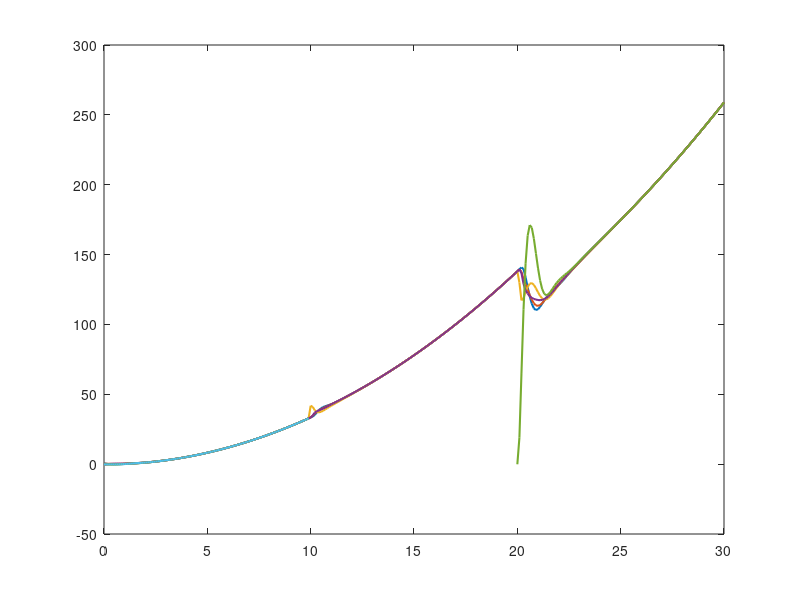

MATLAB code to generate this figure: (Note: this script raises an error after producing the figure.)
clear
clc
close all
%% Laplacian Matrix
L1=[
 1/2   0    0   -1/2	0    0;    
-1/4  3/4 -1/4	-1/4	0    0;    
-1/4   0   3/4	-1/4	0  -1/4;    
  0  -1/3 -1/3	 2/3	0    0;
  0  -1/2   0     0    1/2   0;
  0    0    0     0   -1/2  1/2];
L2=[
 1/2   0    0   -1/2	0    0;  
-1/4  3/4 -1/4	-1/4	0    0;
-1/3   0   2/3	-1/3	0    0;    
  0  -1/3 -1/3	 2/3	0    0;    
  0    0    0     0     0    0;
  0    0    0     0     0    0];
L3=[
 1/2   0    0   -1/2	0    0;    
-1/4  3/4 -1/4	-1/4	0    0;    
-1/4   0   3/4	-1/4  -1/4   0;    
  0  -1/3 -1/3	 2/3	0    0;    
  0  -1/2   0     0    1/2   0;
  0    0    0     0     0    0];
%% Surplus Matrix
S1=[ 
 1/3   0    0    1/4    0    0;    
 1/3  1/3  1/3	 1/4    0    0;    
 1/3   0   1/3	 1/4    0   1/2;    
  0   1/3  1/3	 1/4    0    0;    
  0   1/3   0     0    1/2   0;
  0    0    0     0    1/2  1/2];
S2=[ 
 1/3   0    0    1/4    0    0;    
 1/3  1/2  1/3	 1/4    0    0;    
 1/3   0   1/3	 1/4    0    0;    
  0   1/2  1/3	 1/4    0    0;    
  0    0    0     0     0    0;
  0    0    0     0     0    0];
S3=[ 
 1/3   0    0    1/4    0    0;    
 1/3  1/3  1/3	 1/4    0    0;    
 1/3   0   1/3	 1/4   1/2   0;    
  0   1/3  1/3	 1/4    0    0;    
  0   1/3   0     0    1/2   0;
  0    0    0     0     0    0];
E1=[
1	0	0	0	0   0;
0	1	0	0	0   0;
0	0	1	0	0   0;
0	0	0	1	0   0;
0	0	0	0	1   0;
0	0	0	0	0   1
    ];
E2=[
1	0	0	0	0   0;
0	1	0	0	0   0;
0	0	1	0	0   0;
0	0	0	1	0   0;
0	0	0	0	0   0;
0	0	0	0	0   0
    ];
E3=[
1	0	0	0	0   0;
0	1	0	0	0   0;
0	0	1	0	0   0;
0	0	0	1	0   0;
0	0	0	0	1   0;
0	0	0	0	0   0
    ];
% gains
alpha = 0.5;
beta = 1.0;
gama = 0.1;
psi = 0.01;
varphi = 0.2;
epsilon = 0.15;
 
%% Initial States
x_x(:,:) = 0.1*[5 3 -4 -3 -1 -2]';
x_y(:,:) = 0.1*[2 3 -3  2 -1 -2]';
v_x(:,:) = [0 0 0 0 0 0]';
v_y(:,:) = [0 0 0 0 0 0]';
z_x(:,:) = 0.1*[1 -1 2 -1 1 2]';
z_y(:,:) = 0.1*[2 -1 2 -1 2 1]';
p_x(:,:) = [ 0 0 0 0 0 0]';
p_y(:,:) = [ 0 0 0 0 0 0]';
q_x(:,:) = [ 0 0 0 0 0 0]';
q_y(:,:) = [ 0 0 0 0 0 0]'; 
s_x(:,:) = [ 0 0 0 0 0 0]';
s_y(:,:) = [ 0 0 0 0 0 0]';
%u1(:,:) = [1 2 3 4 0 0 ]';
z1_x=0.1*[0;0;0;0;-1;0];
z1_y=0.1*[0;0;0;0;-1;0];
z2_x=0.1*[0;0;0;0;1;0];
z2_y=0.1*[0;0;0;0;2;0];
%% Time Parameters
tBegin = 0;
tFinal1 = 100;
tFinal2 = 200;
tFinal3 = 300;
dT = 1;
 h = 0.1;
times1 = (tFinal1-tBegin)/dT;
times2 = (tFinal2-tBegin)/dT;
times3 = (tFinal3-tBegin)/dT;
t(1,1) = 0;

%% Iteration Calculate
for k=1:times1
    % record time
    t(:,k+1) = t(:,k) + dT;
    
    % calculate control inputs
    u1_x(:,k) =(gama+1) * [-alpha*L1 -beta*L1] * [x_x(:,k); z_x(:,k)]+ E1* gama * z_x(:,k) + gama * E1 * epsilon*s_x(:,k);
    u1_y(:,k) =(gama+1) * [-alpha*L1 -beta*L1] * [x_y(:,k); z_y(:,k)]+ E1* gama * z_y(:,k) + gama * E1 * epsilon*s_y(:,k);
    % update statues
    x_x(:,k+1)= E1 * x_x(:,k)+E1 * dT*v_x(:,k)+E1 * 1/2*dT*dT*u1_x(:,k)+E1 * psi*p_x(:,k);
    v_x(:,k+1)= E1 * v_x(:,k)+E1 * dT*u1_x(:,k)+E1 * varphi*q_x(:,k);
    z_x(:,k+1)= E1 * z_x(:,k)+E1 * dT*[-alpha*L1 -beta*L1] * [x_x(:,k); z_x(:,k)]+E1 * epsilon*s_x(:,k);
    p_x(:,k+1)= (S1-psi*E1)*p_x(:,k)-E1* 1/2 * (gama+1) * [-alpha*L1 -beta*L1] * [x_x(:,k); z_x(:,k)]+E1*q_x(:,k)+E1*1/2*gama*s_x(:,k);
    q_x(:,k+1)= (S1-varphi*E1)*q_x(:,k)-E1 * (gama+1) * [-alpha*L1 -beta*L1] * [x_x(:,k); z_x(:,k)]+E1*gama*s_x(:,k);
    s_x(:,k+1)= (S1-epsilon*E1)*s_x(:,k)-E1*[-alpha*L1 -beta*L1] * [x_x(:,k); z_x(:,k)];

    x_y(:,k+1)= E1 * x_y(:,k)+E1 * dT*v_y(:,k)+E1 * 1/2*dT*dT*u1_y(:,k)+E1 * psi*p_y(:,k);
    v_y(:,k+1)= E1 * v_y(:,k)+E1 * dT*u1_y(:,k)+E1 * varphi*q_y(:,k);
    z_y(:,k+1)= E1 * z_y(:,k)+E1 * dT*[-alpha*L1 -beta*L1] * [x_y(:,k); z_y(:,k)]+E1 * epsilon*s_y(:,k);
    p_y(:,k+1)= (S1-psi*E1)*p_y(:,k)-E1* 1/2 * (gama+1) * [-alpha*L1 -beta*L1] * [x_y(:,k); z_y(:,k)]+E1*q_y(:,k)+E1*1/2*gama*s_y(:,k);
    q_y(:,k+1)= (S1-varphi*E1)*q_y(:,k)-E1 * (gama+1) * [-alpha*L1 -beta*L1] * [x_y(:,k); z_y(:,k)]+E1*gama*s_y(:,k);
    s_y(:,k+1)= (S1-epsilon*E1)*s_y(:,k)-E1*[-alpha*L1 -beta*L1] * [x_y(:,k); z_y(:,k)];
    
end
t1=0:0.1:(tFinal1)*h;
t1_big=0:0.1:10*h;
t2=0:0.1:tFinal1*h-h;
z3_x=[0;0;0;0;x_x(5:5,end);x_x(6:6,end)];
z3_y=[0;0;0;0;x_y(5:5,end);x_y(6:6,end)];
z4_x=[0;0;0;0;z_x(5:5,end);z_x(6:6,end)];
z4_y=[0;0;0;0;z_y(5:5,end);z_y(6:6,end)];
x_x(:,end)=x_x(:,end)+(L2-L1)*z3_x;
x_y(:,end)=x_y(:,end)+(L2-L1)*z3_y;
z_x(:,end)=z_x(:,end)+(L2-L1)*z4_x;
z_y(:,end)=z_y(:,end)+(L2-L1)*z4_y;
for k=times1+1:times2
    % record time
    t(:,k+1) = t(:,k) + dT;
  
    % calculate control inputs
    u1_x(:,k) =(gama+1) * [-alpha*L2 -beta*L2] * [x_x(:,k); z_x(:,k)]+ E2* gama * z_x(:,k) + gama * E2 * epsilon*s_x(:,k);
    u1_y(:,k) =(gama+1) * [-alpha*L2 -beta*L2] * [x_y(:,k); z_y(:,k)]+ E2* gama * z_y(:,k) + gama * E2 * epsilon*s_y(:,k);
    % update statues
    x_x(:,k+1)= E2*x_x(:,k)+E2*dT*v_x(:,k)+E2*1/2*dT*dT*u1_x(:,k)+E2*psi*p_x(:,k);
    v_x(:,k+1)= E2*v_x(:,k)+E2*dT*u1_x(:,k)+E2*varphi*q_x(:,k);
    z_x(:,k+1)= E2*z_x(:,k)+E2*dT*[-alpha*L2 -beta*L2] * [x_x(:,k); z_x(:,k)]+E2*epsilon*s_x(:,k);
    p_x(:,k+1)= (S2-psi*E2)*p_x(:,k)-E2* 1/2 * (gama+1) * [-alpha*L2 -beta*L2] * [x_x(:,k); z_x(:,k)]+E2*q_x(:,k)+E2*1/2*gama*s_x(:,k);
    q_x(:,k+1)= (S2-varphi*E2)*q_x(:,k)-E2 * (gama+1) * [-alpha*L2 -beta*L2] * [x_x(:,k); z_x(:,k)]+E2*gama*s_x(:,k);
    s_x(:,k+1)= (S2-epsilon*E2)*s_x(:,k)-E2*[-alpha*L2 -beta*L2] * [x_x(:,k); z_x(:,k)];

    x_y(:,k+1)= E2*x_y(:,k)+E2*dT*v_y(:,k)+E2*1/2*dT*dT*u1_y(:,k)+E2*psi*p_y(:,k);
    v_y(:,k+1)= E2*v_y(:,k)+E2*dT*u1_y(:,k)+E2*varphi*q_y(:,k);
    z_y(:,k+1)= E2*z_y(:,k)+E2*dT*[-alpha*L2 -beta*L2] * [x_y(:,k); z_y(:,k)]+E2*epsilon*s_y(:,k);
    p_y(:,k+1)= (S2-psi*E2)*p_y(:,k)-E2* 1/2 * (gama+1) * [-alpha*L2 -beta*L2] * [x_y(:,k); z_y(:,k)]+E2*q_y(:,k)+E2*1/2*gama*s_y(:,k);
    q_y(:,k+1)= (S2-varphi*E2)*q_y(:,k)-E2 * (gama+1) * [-alpha*L2 -beta*L2] * [x_y(:,k); z_y(:,k)]+E2*gama*s_y(:,k);
    s_y(:,k+1)= (S2-epsilon*E2)*s_y(:,k)-E2*[-alpha*L2 -beta*L2] * [x_y(:,k); z_y(:,k)];
end
t3=(tFinal1)*h+h:h:tFinal2*h;
t_leave=tFinal1*h+h:h:110*h-h;
% t4=(tFinal1)*h+1:h:tFinal2*h-1;
x_x(:,end)=x_x(:,end)+z1_x;
x_y(:,end)=x_y(:,end)+z1_y;
z_x(:,end)=z_x(:,end)+z2_x;
z_y(:,end)=z_y(:,end)+z2_y;
for k=times2+1:times3
    % record time
    t(:,k+1) = t(:,k) + dT;
  
    % calculate control inputs
    u1_x(:,k) =(gama+1) * [-alpha*L3 -beta*L3] * [x_x(:,k); z_x(:,k)]+ E3* gama * z_x(:,k) + gama * E3 * epsilon*s_x(:,k);
    u1_y(:,k) =(gama+1) * [-alpha*L3 -beta*L3] * [x_y(:,k); z_y(:,k)]+ E3* gama * z_y(:,k) + gama * E3 * epsilon*s_y(:,k);
    
    % update statues
    x_x(:,k+1)= E3*x_x(:,k)+E3*dT*v_x(:,k)+E3*1/2*dT*dT*u1_x(:,k)+E3*psi*p_x(:,k);
    v_x(:,k+1)= E3*v_x(:,k)+E3*dT*u1_x(:,k)+E3*varphi*q_x(:,k);
    z_x(:,k+1)= E3*z_x(:,k)+E3*dT*[-alpha*L3 -beta*L3] * [x_x(:,k); z_x(:,k)]+E3*epsilon*s_x(:,k);
    p_x(:,k+1)= (S3-psi*E3)*p_x(:,k)-E3* 1/2 * (gama+1) * [-alpha*L3 -beta*L3] * [x_x(:,k); z_x(:,k)]+E3*q_x(:,k)+E3*1/2*gama*s_x(:,k);
    q_x(:,k+1)= (S3-varphi*E3)*q_x(:,k)-E3 * (gama+1) * [-alpha*L3 -beta*L3] * [x_x(:,k); z_x(:,k)]+E3*gama*s_x(:,k);
    s_x(:,k+1)= (S3-epsilon*E3)*s_x(:,k)-E3*[-alpha*L3 -beta*L3] * [x_x(:,k); z_x(:,k)];

    x_y(:,k+1)= E3*x_y(:,k)+E3*dT*v_y(:,k)+E3*1/2*dT*dT*u1_y(:,k)+E3*psi*p_y(:,k);
    v_y(:,k+1)= E3*v_y(:,k)+E3*dT*u1_y(:,k)+E3*varphi*q_y(:,k);
    z_y(:,k+1)= E3*z_y(:,k)+E3*dT*[-alpha*L3 -beta*L3] * [x_y(:,k); z_y(:,k)]+E3*epsilon*s_y(:,k);
    p_y(:,k+1)= (S3-psi*E3)*p_y(:,k)-E3* 1/2 * (gama+1) * [-alpha*L3 -beta*L3] * [x_y(:,k); z_y(:,k)]+E3*q_y(:,k)+E3*1/2*gama*s_y(:,k);
    q_y(:,k+1)= (S3-varphi*E3)*q_y(:,k)-E3 * (gama+1) * [-alpha*L3 -beta*L3] * [x_y(:,k); z_y(:,k)]+E3*gama*s_y(:,k);
    s_y(:,k+1)= (S3-epsilon*E3)*s_y(:,k)-E3*[-alpha*L3 -beta*L3] * [x_y(:,k); z_y(:,k)];
end
t4=(tFinal2)*h+h:h:tFinal3*h;
t5=(tFinal2)*h+h:h:tFinal3*h-h;
t11 = [t1,t3,t4];
t12 = [t1,t3];
t22 = t2;
t33 = [t1,t3,t5];
t1leave = [t1,t_leave];
% x_x(5:6,times1+1)=0; 
% v_x(5:6,times1+1)=0;
% z_x(5:6,times1+1)=0;
% p_x(5:6,times1+1)=0; 
% q_x(5:6,times1+1)=0;
% s_x(5:6,times1+1)=0;
% rowSums_x_x = sum(x_x)+sum(p_x);
% rowSums_v_x = sum(v_x)+sum(q_x);
% rowSums_z_x = sum(z_x)+sum(s_x);
% results_x_x = [];
% results_v_x = [];
% results_z_x = [];
% ave_x_x = [];
% ave_v_x = [];
% ave_z_x = [];
% for s=1:times1
%     total_x_x = x_x(:,1)+(s-1)*(v_x(:,1))+gama*((s-1)^2+1/2*(s-1))*(z_x(:,1));
%     total_v_x = v_x(:,1)+gama*(s-1)*(z_x(:,1));
%     total_z_x = z_x(:,1);
%     results_x_x = [results_x_x, sum(total_x_x)];
%     results_v_x = [results_v_x, sum(total_v_x)];
%     results_z_x = [results_z_x, sum(total_z_x)];
% %     ave_x_x = [ave_x_x, sum(total_x_x)/6];
% %     ave_v_x = [ave_v_x, sum(total_v_x)/6];
% end
% for s=times1+1:times2
%     total_x_x = x_x(:,times1+1)+(s-times1-1)*(v_x(:,times1+1))+gama*((s-times1-1)^2+1/2*(s-times1-1))*(z_x(:,times1+1));
%     total_v_x = v_x(:,times1+1)+gama*(s-times1-1)*(z_x(:,times1+1));
%     total_z_x = z_x(:,times1+1);
%     results_x_x = [results_x_x, sum(total_x_x)];
%     results_v_x = [results_v_x, sum(total_v_x)];
%     results_z_x = [results_z_x, sum(total_z_x)];
% %     ave_x_x = [ave_x_x, sum(total_x_x)/4];
% %     ave_v_x = [ave_v_x, sum(total_v_x)/4];
% end
% for s=times2+1:times3+1
%     total_x_x = x_x(:,times2+1)+(s-times2-1)*(v_x(:,times2+1))+gama*((s-times2-1)^2+1/2*(s-times2-1))*(z_x(:,times2+1));
%     total_v_x = v_x(:,times2+1)+gama*(s-times2-1)*(z_x(:,times2+1));
%     total_z_x = z_x(:,times2+1);
%     results_x_x = [results_x_x, sum(total_x_x)];
%     results_v_x = [results_v_x, sum(total_v_x)];
%     results_z_x = [results_z_x, sum(total_z_x)];
% %     ave_x_x = [ave_x_x, sum(total_x_x)/5];
% %     ave_v_x = [ave_v_x, sum(total_v_x)/5];
% end
% disp(results_x);
% disp(results_v);
x_x(5:5,length(t22)+1:length(t12)-1)=NaN; 
v_x(5:5,length(t22)+1:length(t12)-1)=NaN;
z_x(5:5,length(t22)+1:length(t12)-1)=NaN;
p_x(5:5,length(t22)+1:length(t12)-1)=NaN; 
q_x(5:5,length(t22)+1:length(t12)-1)=NaN;
s_x(5:5,length(t22)+1:length(t12)-1)=NaN;
x_y(5:5,length(t22)+1:length(t12)-1)=NaN; 
v_y(5:5,length(t22)+1:length(t12)-1)=NaN;
z_y(5:5,length(t22)+1:length(t12)-1)=NaN;
p_y(5:5,length(t22)+1:length(t12)-1)=NaN; 
q_y(5:5,length(t22)+1:length(t12)-1)=NaN;
s_y(5:5,length(t22)+1:length(t12)-1)=NaN;
%% Draw graphs
% figure(1)
% plot(t11,results_v_x(1,:),'linewidth',1.5)
% hold on;
% plot(t11,rowSums_v_x(1,:),'linewidth',1.5,'LineStyle','--')
% xlabel('$$k$$','Interpreter','latex')
% ylabel('Sum of Values','Interpreter','latex')
% h=legend('$\sum(\bar{x}_i+k\bar{v}_i)$','$\sum(x_{i,k}+p_{i,k})$');
% set(h,'interpreter','latex')
% grid on; set(gca,'GridLineStyle',':','GridColor',[0 0 0],'GridAlpha',1)
% figure(2)
% plot(t11,results_z_x(1,:),'linewidth',1.5)
% hold on;
% plot(t11,rowSums_z_x(1,:),'linewidth',1.5,'LineStyle','--')
% xlabel('$$k$$','Interpreter','latex')
% ylabel('Sum of Values','Interpreter','latex')
% h=legend('$\sum\bar{v}_i$','$\sum(v_{i,k}+q_{i,k})$');
% set(h,'interpreter','latex')
% grid on; set(gca,'GridLineStyle',':','GridColor',[0 0 0],'GridAlpha',1)

figure(1)
% z=tiledlayout(2,1,'TileSpacing','tight','Padding','compact');
% nexttile
plot(t11,x_x(1:5,:),'linewidth',1.5)
hold on;
plot(t22,x_x(6:6,1:length(t22)),'linewidth',1.5)
% plot(t11,ave_x(1,:),'linewidth',1.5,'Color',[0.5, 0.5, 0.5],'LineStyle','--')
xline(10,'--b','LineWidth',1.5,'Label','UAVs 5&6 leave','FontName','Times New Roman');
xline(20,'--r','LineWidth',1.5,'Label','UAV 5 rejoins','FontName','Times New Roman');
  xlabel('$k$','Interpreter','latex')
 ylabel('Position $\xi^k_{i_x}$','Interpreter','latex','FontName','Times New Roman')
 h=legend('$\xi^k_{1_x}$','$\xi^k_{2_x}$','$\xi^k_{3_x}$','$\xi^k_{4_x}$','$\xi^k_{5_x}$','$\xi^k_{6_x}$');
set(h,'interpreter','latex')
grid on; set(gca,'GridLineStyle',':','GridColor',[0 0 0],'GridAlpha',1,'FontName','Times New Roman')
% 插入局部放大 (离开)
    ax1 = axes('Position',[0.44 0.56 0.2 0.2]);
    box on; hold on;
    plot(t_leave,x_x(:,length(t1):length(t1leave)-1),'LineWidth',1.5);
    xlim([10+0.1,11-0.1]); 
    ylim([30,50]);
    set(gca,'GridLineStyle','none','GridColor',[0 0 0],'GridAlpha',1,'FontName','Times New Roman')
    grid on;
    title('Zoom near leave','FontName','Times New Roman');

    % 插入局部放大 (加入)
    ax2 = axes('Position',[0.16 0.32 0.2 0.2]);
    box on; hold on;
        plot(t1_big,x_x(:,1:length(t1_big)),'LineWidth',1.5);
    xlim([0,1]); 
    ylim([-1,1]);
    set(gca,'GridLineStyle','none','GridColor',[0 0 0],'GridAlpha',1,'FontName','Times New Roman')
    grid on;
    title('Zoom near original','FontName','Times New Roman');

figure(2)
plot(t11,x_y(1:5,:),'linewidth',1.5)
hold on;
plot(t22,x_y(6:6,1:length(t22)),'linewidth',1.5)
xline(10,'--b','LineWidth',1.5,'Label','UAVs 5&6 leave','FontName','Times New Roman');
xline(20,'--r','LineWidth',1.5,'Label','UAV 5 rejoins','FontName','Times New Roman');
  xlabel('$k$','Interpreter','latex')
 ylabel('Position $\xi^k_{i_y}$','Interpreter','latex')
 h=legend('$\xi^k_{1_y}$','$\xi^k_{2_y}$','$\xi^k_{3_y}$','$\xi^k_{4_y}$','$\xi^k_{5_y}$','$\xi^k_{6_y}$');
set(h,'interpreter','latex')
grid on; set(gca,'GridLineStyle',':','GridColor',[0 0 0],'GridAlpha',1,'FontName','Times New Roman')
% 插入局部放大 (离开)
    ax1 = axes('Position',[0.44 0.57 0.2 0.2]);
    box on; hold on;
    plot(t_leave,x_y(:,length(t1):length(t1leave)-1),'LineWidth',1.5);
    xlim([10+0.1,11-0.1]); 
    ylim([40,60]);
    set(gca,'GridLineStyle','none','GridColor',[0 0 0],'GridAlpha',1,'FontName','Times New Roman')
    grid on;
    title('Zoom near leave','FontName','Times New Roman');

    % 插入局部放大 (加入)
    ax2 = axes('Position',[0.16 0.32 0.2 0.2]);
    box on; hold on;
        plot(t1_big,x_y(:,1:length(t1_big)),'LineWidth',1.5);
    xlim([0,1]); 
    ylim([-1,1]);
    set(gca,'GridLineStyle','none','GridColor',[0 0 0],'GridAlpha',1,'FontName','Times New Roman')
    grid on;
    title('Zoom near original','FontName','Times New Roman');
% 
figure(3)
plot(t11,v_x(1:5,:),'linewidth',1.5)
hold on;
plot(t22,v_x(6:6,1:length(t22)),'linewidth',1.5)
xline(10,'--b','LineWidth',1.5,'Label','UAVs 5&6 leave','FontName','Times New Roman');
xline(20,'--r','LineWidth',1.5,'Label','UAV 5 rejoins','FontName','Times New Roman');
xlabel('$k$','Interpreter','latex')
ylabel('Velocity $\zeta^k_{i_x}$','Interpreter','latex')
h=legend('$\zeta^k_{1_x}$','$\zeta^k_{2_x}$','$\zeta^k_{3_x}$','$\zeta^k_{4_x}$','$\zeta^k_{5_x}$','$\zeta^k_{6_x}$');
set(h,'interpreter','latex')
grid on; set(gca,'GridLineStyle',':','GridColor',[0 0 0],'GridAlpha',1,'FontName','Times New Roman')
% 插入局部放大 (离开)
    ax1 = axes('Position',[0.44 0.57 0.2 0.2]);
    box on; hold on;
    plot(t_leave,v_x(1:4,length(t1):length(t1leave)-1),'LineWidth',1.5);
    xlim([10+0.1,11-0.1]); 
    ylim([-3,3]);
    set(gca,'GridLineStyle','none','GridColor',[0 0 0],'GridAlpha',1,'FontName','Times New Roman')
    grid on;
    title('Zoom near leave','FontName','Times New Roman');

    % 插入局部放大 (加入)
    ax2 = axes('Position',[0.17 0.4 0.2 0.2]);
    box on; hold on;
        plot(t1_big,v_x(:,1:length(t1_big)),'LineWidth',1.5);
    xlim([0,1]); 
    ylim([-0.5,0.5]);
    set(gca,'GridLineStyle','none','GridColor',[0 0 0],'GridAlpha',1,'FontName','Times New Roman')
    grid on;
    title('Zoom near original','FontName','Times New Roman');

figure(4)
plot(t11,v_y(1:5,:),'linewidth',1.5)
hold on;
plot(t22,v_y(6:6,1:length(t22)),'linewidth',1.5)
% plot(t11,ave_v(1,:),'linewidth',1.5,'Color',[0.5, 0.5,0.5],'LineStyle','--')
xline(10,'--b','LineWidth',1.5,'Label','UAVs 5&6 leave','FontName','Times New Roman');
xline(20,'--r','LineWidth',1.5,'Label','UAV 5 rejoins','FontName','Times New Roman');
xlabel('$$k$$','Interpreter','latex')
ylabel('Velocity $\zeta^k_{i_y}$','Interpreter','latex')
h=legend('$\zeta^k_{1_y}$','$\zeta^k_{2_y}$','$\zeta^k_{3_y}$','$\zeta^k_{4_y}$','$\zeta^k_{5_y}$','$\zeta^k_{6_y}$');
set(h,'interpreter','latex')
grid on; set(gca,'GridLineStyle',':','GridColor',[0 0 0],'GridAlpha',1,'FontName','Times New Roman')
% 插入局部放大 (离开)
    ax1 = axes('Position',[0.44 0.57 0.2 0.2]);
    box on; hold on;
    plot(t_leave,v_y(1:4,length(t1):length(t1leave)-1),'LineWidth',1.5);
    xlim([10+0.1,11-0.1]); 
    ylim([-3,3]);
    set(gca,'GridLineStyle','none','GridColor',[0 0 0],'GridAlpha',1,'FontName','Times New Roman')
    grid on;
    title('Zoom near leave','FontName','Times New Roman');

    % 插入局部放大 (加入)
    ax2 = axes('Position',[0.17 0.46 0.2 0.2]);
    box on; hold on;
        plot(t1_big,v_y(:,1:length(t1_big)),'LineWidth',1.5);
    xlim([0,1]); 
    ylim([-0.2,0.2]);
    set(gca,'GridLineStyle','none','GridColor',[0 0 0],'GridAlpha',1,'FontName','Times New Roman')
    grid on;
    title('Zoom near original','FontName','Times New Roman');
% 
figure(5)
plot(t11,z_x(1:5,:),'linewidth',1.5)
hold on;
plot(t22,z_x(6:6,1:length(t22)),'linewidth',1.5)
% plot(t11,ave_v(1,:),'linewidth',1.5,'Color',[0.5, 0.5, 0.5],'LineStyle','--')
xline(10,'--b','LineWidth',1.5,'Label','UAVs 5&6 leave','FontName','Times New Roman');
xline(20,'--r','LineWidth',1.5,'Label','UAV 5 rejoins','FontName','Times New Roman');
xlabel('$$k$$','Interpreter','latex')
ylabel('Filter $\varsigma^k_{i_x}$','Interpreter','latex')
h=legend('$\varsigma^k_{1_x}$','$\varsigma^k_{2_x}$','$\varsigma^k_{3_x}$','$\varsigma^k_{4_x}$','$\varsigma^k_{5_x}$','$\varsigma^k_{6_x}$');
set(h,'interpreter','latex')
grid on; set(gca,'GridLineStyle',':','GridColor',[0 0 0],'GridAlpha',1,'FontName','Times New Roman')
% 插入局部放大 (离开)
    ax1 = axes('Position',[0.44 0.5 0.2 0.2]);
    box on; hold on;
    plot(t_leave,z_x(1:4,length(t1):length(t1leave)-1),'LineWidth',1.5);
    xlim([10+0.1,11-0.1]); 
    ylim([-4,4]);
    set(gca,'GridLineStyle','none','GridColor',[0 0 0],'GridAlpha',1,'FontName','Times New Roman')
    grid on;
    title('Zoom near leave','FontName','Times New Roman');

    % 插入局部放大 (加入)
    ax2 = axes('Position',[0.18 0.4 0.2 0.2]);
    box on; hold on;
        plot(t1_big,z_x(:,1:length(t1_big)),'LineWidth',1.5);
    xlim([0,1]); 
    ylim([-0.5,0.5]);
    set(gca,'GridLineStyle','none','GridColor',[0 0 0],'GridAlpha',1,'FontName','Times New Roman')
    grid on;
    title('Zoom near original','FontName','Times New Roman');
% 
figure(6)
plot(t11,z_y(1:5,:),'linewidth',1.5)
hold on;
plot(t22,z_y(6:6,1:length(t22)),'linewidth',1.5)
% plot(t11,ave_v(1,:),'linewidth',1.5,'Color',[0.5, 0.5, 0.5],'LineStyle','--')
xline(10,'--b','LineWidth',1.5,'Label','UAVs 5&6 leave','FontName','Times New Roman');
xline(20,'--r','LineWidth',1.5,'Label','UAV 5 rejoins','FontName','Times New Roman');
xlabel('$$k$$','Interpreter','latex')
ylabel('Filter $\varsigma^k_{i_y}$','Interpreter','latex')
h=legend('$\varsigma^k_{1_y}$','$\varsigma^k_{2_y}$','$\varsigma^k_{3_y}$','$\varsigma^k_{4_y}$','$\varsigma^k_{5_y}$','$\varsigma^k_{6_y}$');
set(h,'interpreter','latex')
grid on; set(gca,'GridLineStyle',':','GridColor',[0 0 0],'GridAlpha',1,'FontName','Times New Roman')
% 插入局部放大 (离开)
    ax1 = axes('Position',[0.44 0.5 0.2 0.2]);
    box on; hold on;
    plot(t_leave,z_y(1:4,length(t1):length(t1leave)-1),'LineWidth',1.5);
    xlim([10+0.1,11-0.1]); 
    ylim([-4,4]);
    set(gca,'GridLineStyle','none','GridColor',[0 0 0],'GridAlpha',1,'FontName','Times New Roman')
    grid on;
    title('Zoom near leave','FontName','Times New Roman');

    % 插入局部放大 (加入)
    ax2 = axes('Position',[0.18 0.45 0.2 0.2]);
    box on; hold on;
        plot(t1_big,z_y(:,1:length(t1_big)),'LineWidth',1.5);
    xlim([0,1]); 
    ylim([-0.5,0.5]);
    set(gca,'GridLineStyle','none','GridColor',[0 0 0],'GridAlpha',1,'FontName','Times New Roman')
    grid on;
    title('Zoom near original','FontName','Times New Roman');
 
figure(7)
plot3(x_x(1:1,:),v_x(1:1,:),t11,'linewidth',1.5)
hold on;
plot3(x_x(2:2,:),v_x(2:2,:),t11,'linewidth',1.5)
hold on;
plot3(x_x(3:3,:),v_x(3:3,:),t11,'linewidth',1.5)
hold on;
plot3(x_x(4:4,:),v_x(4:4,:),t11,'linewidth',1.5)
hold on;
plot3(x_x(5:5,:),v_x(5:5,:),t11,'linewidth',1.5)
hold on;
plot3(x_x(6:6,1:length(t22)),v_x(6:6,1:length(t22)),t22,'linewidth',1.5)
%plot(x(2:4,1:length(t22)),v(2:4,1:length(t22)),'linewidth',1.5)
% hold on;
% plot(x(5:6,length(t1)+1:length(t22)),v(5:6,length(t1)+1:length(t22)),'linewidth',1.5)
 xlabel('$x(k)$','Interpreter','latex')
 ylabel('$y(k)$','Interpreter','latex')
 zlabel('$k$','Interpreter','latex')
 h=legend('UAV 1','UAV 2','UAV 3','UAV 4','UAV 5','UAV 6','FontName','Times New Roman');
set(h,'interpreter','latex')
grid on; set(gca,'GridLineStyle',':','GridColor',[0 0 0],'GridAlpha',1,'FontName','Times New Roman')

figure(8)
z=tiledlayout(3,1,'TileSpacing','tight','Padding','compact');
nexttile
plot(t11,x_x(1:5,:),'linewidth',1.5)
hold on;
plot(t22,x_x(6:6,1:length(t22)),'linewidth',1.5)
% plot(t11,ave_x(1,:),'linewidth',1.5,'Color',[0.5, 0.5, 0.5],'LineStyle','--')
xline(10,'--b','LineWidth',1.5,'Label','UAVs 5&6 leave','FontName','Times New Roman');
xline(20,'--r','LineWidth',1.5,'Label','UAV 5 rejoins','FontName','Times New Roman');
  %xlabel('$k$','Interpreter','latex')
 ylabel('Positions','Interpreter','latex','FontName','Times New Roman')
 h=legend('UAV 1','UAV 2','UAV 3','UAV 4','UAV 5','UAV 6');
% h=legend('$\xi^k_{1}$','$\xi^k_{2}$','$\xi^k_{3_x}$','$\xi^k_{4_x}$','$\xi^k_{5_x}$','$\xi^k_{6_x}$');
%set(h,'interpreter','latex')
grid on; set(gca,'GridLineStyle',':','GridColor',[0 0 0],'GridAlpha',1,'FontName','Times New Roman')

nexttile;
plot(t11,v_x(1:5,:),'linewidth',1.5)
hold on;
plot(t22,v_x(6:6,1:length(t22)),'linewidth',1.5)
xline(10,'--b','LineWidth',1.5,'Label','UAVs 5&6 leave','FontName','Times New Roman');
xline(20,'--r','LineWidth',1.5,'Label','UAV 5 rejoins','FontName','Times New Roman');
%xlabel('$k$','Interpreter','latex')
ylabel('Velocities','Interpreter','latex','FontName','Times New Roman')
%h=legend('$\zeta^k_{1_x}$','$\zeta^k_{2_x}$','$\zeta^k_{3_x}$','$\zeta^k_{4_x}$','$\zeta^k_{5_x}$','$\zeta^k_{6_x}$');
%set(h,'interpreter','latex')
grid on; set(gca,'GridLineStyle',':','GridColor',[0 0 0],'GridAlpha',1,'FontName','Times New Roman')

nexttile;
plot(t11,z_x(1:5,:),'linewidth',1.5)
hold on;
plot(t22,z_x(6:6,1:length(t22)),'linewidth',1.5)
% plot(t11,ave_v(1,:),'linewidth',1.5,'Color',[0.5, 0.5, 0.5],'LineStyle','--')
xline(10,'--b','LineWidth',1.5,'Label','UAVs 5&6 leave','FontName','Times New Roman');
xline(20,'--r','LineWidth',1.5,'Label','UAV 5 rejoins','FontName','Times New Roman');
%xlabel('$$k$$','Interpreter','latex')
ylabel('Filters','Interpreter','latex','FontName','Times New Roman')
%h=legend('$\varsigma^k_{1_x}$','$\varsigma^k_{2_x}$','$\varsigma^k_{3_x}$','$\varsigma^k_{4_x}$','$\varsigma^k_{5_x}$','$\varsigma^k_{6_x}$');
%set(h,'interpreter','latex')
grid on; set(gca,'GridLineStyle',':','GridColor',[0 0 0],'GridAlpha',1,'FontName','Times New Roman')

xlabel('$$k$$','Interpreter','latex')

